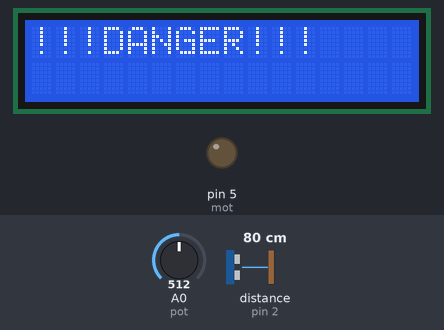
This sketch was run on a simulated Arduino Uno, built with avr-gcc and run on an emulated ATmega328P. Shown: 16×2 character LCD, output pins drawn as LEDs (lit = HIGH). Wiring (inferred from the names in the program): ultrasonic range finder: trigger pin 3; echo pin 2. The test bench sets the inputs (shaded band); at power-on: distance to the obstacle (sensor on pin 2) 80 cm, A0 (pot) = 512. The echo pulse lasts 58.3 µs per cm; pins used as bus, display or sensor lines are not drawn; what the sketch prints to the serial monitor is not drawn.

Above: at 1.2 s.
1.3 s: distance to the obstacle (sensor on pin 2) set to 147 cm
4.6 s: distance to the obstacle (sensor on pin 2) set to 157 cm
At 6.7 s:
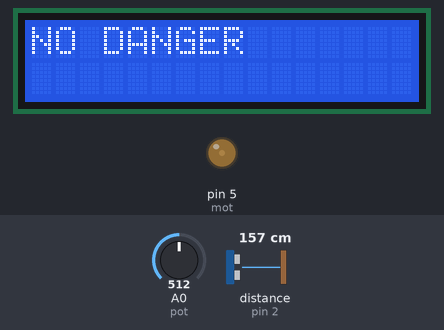
Timing chart, 0 to 9.1 s (numbered marks = the images above; inputs shaded):
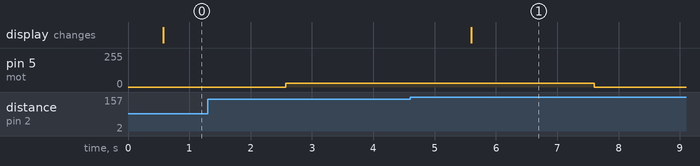

The sketch:

source_code.ino
```cpp
#include <LiquidCrystal.h>
int mot=5;
int pot=A0;
int echo=2;
int trigg=3;
long time;
float distance;
LiquidCrystal lcd = LiquidCrystal(6,7,8,9,10,11);// Create an LCD object. Parameters: (RS, E, D4, D5, D6, D7):
void setup(){Serial.begin(9600);
lcd.begin(16, 2); // Specify the LCD's number of columns and rows.And this is 16x2 LCD so here(16,2)
pinMode(mot,OUTPUT);  // It simply specify the pin to behave either as an input or an output
pinMode(pot,INPUT);
pinMode(trigg,OUTPUT);
pinMode(echo,INPUT);}
void loop(){
  digitalWrite(trigg,LOW); // It is used to write a HIGH or a LOW value to a digital pin
  delayMicroseconds(5);
  digitalWrite(trigg,HIGH);
  delayMicroseconds(10);
  digitalWrite(trigg,LOW);
  time=pulseIn(echo,HIGH);
  distance=(0.017*time);
  delay(500);
  Serial.println("distance=");
  Serial.print(distance);
  Serial.println("cm");
  if (distance>=150){        // here we use if else condition for danger situation
   nodanger();}
  else if(distance<150){
   danger();}

}
void nodanger(){lcd.clear();  //  clears the LCD screen
  lcd.print("NO DANGER");
                delay(2000);  // delay of some time

  int c=1024-analogRead(pot);     // It reads the value from the specified analog pin
  analogWrite(mot,c);     // It writes an analog value(PWM wave) to a pin
}
void danger(){lcd.clear();
  lcd.print("!!!DANGER!!!");
              delay(2000);
analogWrite(mot,30);         // It writes an analog value(PWM wave) to a pin
             }
```

Measured:
- the behaviour switches between 151 and 152 cm on distance to the obstacle (sensor on pin 2) (found by bisection; images 0 and 1)
- after the input at 4.6 s, pin 5 (mot): 30/255 → 0/255 after 3.0 s; the display: changes after 1.0 s (image 1)
